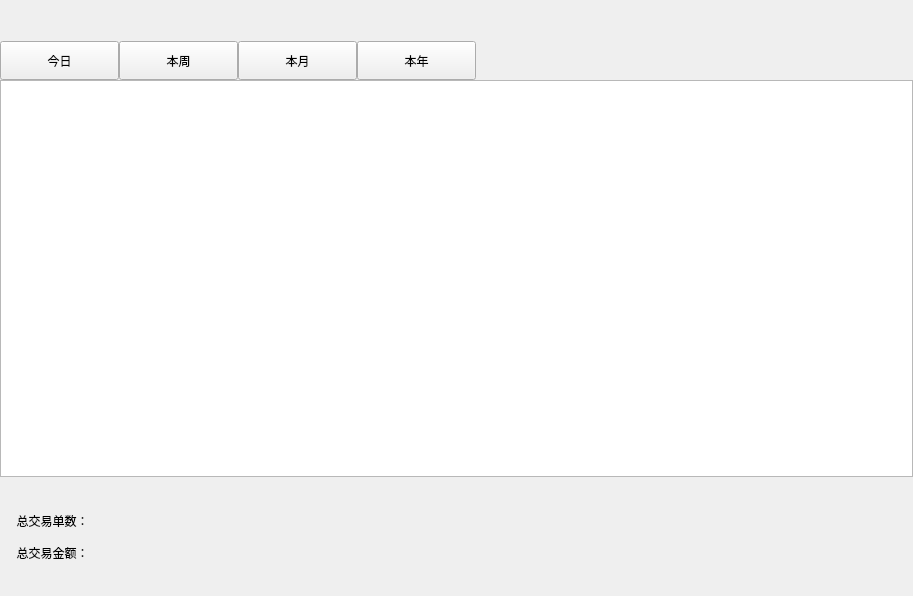
<?xml version="1.0" encoding="UTF-8"?>
<ui version="4.0">
 <class>Form</class>
 <widget class="QWidget" name="Form">
  <property name="geometry">
   <rect>
    <x>0</x>
    <y>0</y>
    <width>913</width>
    <height>596</height>
   </rect>
  </property>
  <property name="windowTitle">
   <string>Form</string>
  </property>
  <widget class="QWidget" name="layoutWidget">
   <property name="geometry">
    <rect>
     <x>0</x>
     <y>0</y>
     <width>913</width>
     <height>596</height>
    </rect>
   </property>
   <layout class="QVBoxLayout" name="verticalLayout_4">
    <property name="spacing">
     <number>0</number>
    </property>
    <item>
     <layout class="QHBoxLayout" name="horizontalLayout_9">
      <item>
       <widget class="QLabel" name="label">
        <property name="minimumSize">
         <size>
          <width>151</width>
          <height>41</height>
         </size>
        </property>
        <property name="maximumSize">
         <size>
          <width>151</width>
          <height>41</height>
         </size>
        </property>
        <property name="text">
         <string/>
        </property>
       </widget>
      </item>
      <item>
       <spacer name="horizontalSpacer_9">
        <property name="orientation">
         <enum>Qt::Horizontal</enum>
        </property>
        <property name="sizeHint" stdset="0">
         <size>
          <width>40</width>
          <height>20</height>
         </size>
        </property>
       </spacer>
      </item>
     </layout>
    </item>
    <item>
     <layout class="QHBoxLayout" name="horizontalLayout_5">
      <property name="spacing">
       <number>0</number>
      </property>
      <item>
       <widget class="QPushButton" name="today">
        <property name="minimumSize">
         <size>
          <width>119</width>
          <height>39</height>
         </size>
        </property>
        <property name="maximumSize">
         <size>
          <width>119</width>
          <height>39</height>
         </size>
        </property>
        <property name="text">
         <string>今日</string>
        </property>
       </widget>
      </item>
      <item>
       <widget class="QPushButton" name="week">
        <property name="sizePolicy">
         <sizepolicy hsizetype="Minimum" vsizetype="Expanding">
          <horstretch>0</horstretch>
          <verstretch>0</verstretch>
         </sizepolicy>
        </property>
        <property name="minimumSize">
         <size>
          <width>119</width>
          <height>39</height>
         </size>
        </property>
        <property name="maximumSize">
         <size>
          <width>119</width>
          <height>39</height>
         </size>
        </property>
        <property name="text">
         <string>本周</string>
        </property>
       </widget>
      </item>
      <item>
       <widget class="QPushButton" name="month">
        <property name="sizePolicy">
         <sizepolicy hsizetype="Minimum" vsizetype="Expanding">
          <horstretch>0</horstretch>
          <verstretch>0</verstretch>
         </sizepolicy>
        </property>
        <property name="minimumSize">
         <size>
          <width>119</width>
          <height>39</height>
         </size>
        </property>
        <property name="maximumSize">
         <size>
          <width>119</width>
          <height>39</height>
         </size>
        </property>
        <property name="text">
         <string>本月</string>
        </property>
       </widget>
      </item>
      <item>
       <widget class="QPushButton" name="year">
        <property name="sizePolicy">
         <sizepolicy hsizetype="Minimum" vsizetype="Expanding">
          <horstretch>0</horstretch>
          <verstretch>0</verstretch>
         </sizepolicy>
        </property>
        <property name="minimumSize">
         <size>
          <width>119</width>
          <height>39</height>
         </size>
        </property>
        <property name="maximumSize">
         <size>
          <width>119</width>
          <height>39</height>
         </size>
        </property>
        <property name="text">
         <string>本年</string>
        </property>
       </widget>
      </item>
      <item>
       <spacer name="horizontalSpacer_10">
        <property name="orientation">
         <enum>Qt::Horizontal</enum>
        </property>
        <property name="sizeHint" stdset="0">
         <size>
          <width>40</width>
          <height>20</height>
         </size>
        </property>
       </spacer>
      </item>
     </layout>
    </item>
    <item>
     <widget class="QTableView" name="performance_table">
      <property name="minimumSize">
       <size>
        <width>911</width>
        <height>391</height>
       </size>
      </property>
      <attribute name="horizontalHeaderStretchLastSection">
       <bool>true</bool>
      </attribute>
      <attribute name="verticalHeaderVisible">
       <bool>false</bool>
      </attribute>
     </widget>
    </item>
    <item>
     <layout class="QHBoxLayout" name="horizontalLayout_6">
      <item>
       <widget class="QLabel" name="deal_price">
        <property name="minimumSize">
         <size>
          <width>181</width>
          <height>119</height>
         </size>
        </property>
        <property name="maximumSize">
         <size>
          <width>181</width>
          <height>119</height>
         </size>
        </property>
        <property name="text">
         <string>     总交易单数：

     总交易金额：</string>
        </property>
       </widget>
      </item>
      <item>
       <spacer name="horizontalSpacer_22">
        <property name="orientation">
         <enum>Qt::Horizontal</enum>
        </property>
        <property name="sizeHint" stdset="0">
         <size>
          <width>40</width>
          <height>20</height>
         </size>
        </property>
       </spacer>
      </item>
     </layout>
    </item>
   </layout>
  </widget>
 </widget>
 <resources/>
 <connections/>
</ui>
